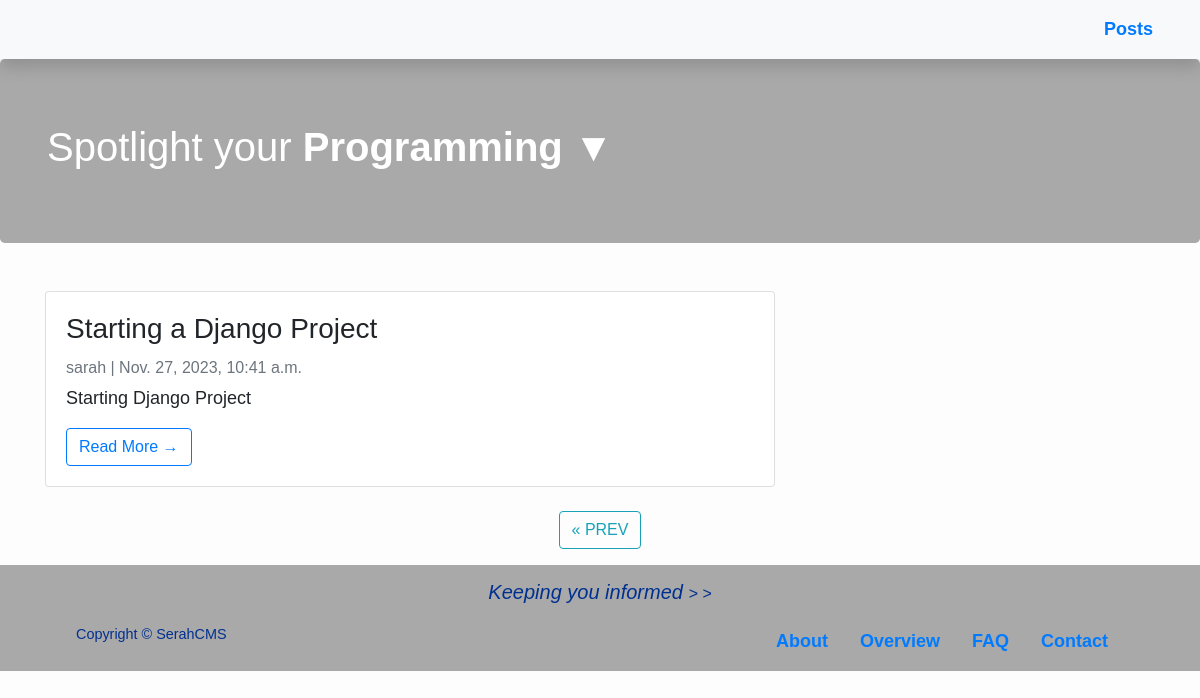
Screenshot of /?page=2 with the database file from the repository.
### blog/models.py (models this page shows, shortened)
class Posts(models.Model):
    title = models.CharField(max_length=200, unique=True)
    content = models.TextField()
    slug = models.SlugField(max_length=200, unique=True)
    meta_description = models.CharField(max_length=300, default="new post")
    author = models.ForeignKey(User, on_delete=models.CASCADE)
    created_on = models.DateTimeField()
    updated_on = models.DateTimeField(auto_now=True)
    status = models.IntegerField(choices=STATUS, default=0)
    class Meta:
        ordering = ["-created_on"]
        verbose_name_plural = 'Posts'

### blog/views.py (the view)
# urls.py: path('', views.PostList.as_view(), name='posts'),
class PostList(generic.ListView):  # views for posts
    queryset = Posts.objects.filter(status=1).order_by('-created_on')
    template_name = 'home.html'
    paginate_by = 4

### templates/home.html (shortened to what this page needs)
{% extends "base.html" %}
{% block content %}
<header class="jumbotron" style="background-color: darkgrey; color: #00308F;">
	<div class="container">
	    <p class="h1"> Spotlight your <strong>Programming &#9660;</strong></p>
    </div>
</header>
<div class="container">
	<div class="row">
		<div class="col-md-8 mt-3 left">
			{% for post in posts_list %}
			<div class="shadow-none card mb-4" id="newsfeed">
				<div class="card-body">
					<h3 class="card-title">{{ post.title }}</h3>
					<p class="card-text text-muted h6"><span>{{ post.author }}</span> | {{ post.created_on}} </p>
					<p class="card-text">{{post.meta_description }}</p>
					<span><a href="{% url 'post_detail' post.slug %}" class="btn btn-outline-primary">Read More →</a></span>
				</div>
			</div>
			{% endfor %}
		</div>
</div>
</div>
{% if is_paginated %}
    <ul class="pagination justify-content-center">
        {% if page_obj.has_previous %}
        <li><a href="?page={{ page_obj.previous_page_number }}" class="btn btn-outline-info" style="font-family: sans-serif;">« PREV </a></li>
        {% endif %}
    </ul>
{% endif %}
{%endblock%}

### templates/base.html (style rules this page uses)
html, body { height: 100%; }
body { font-family: sans-serif; font-size: 18px; background-color: #fdfdfd; display: flex; flex-direction: column; }

### templates/home.html (style rules this page uses)
body { font-family: 'Raleway', sans-serif; }
.h1, h4 { font-family: 'Raleway', sans-serif; color: white; }
.card-body { border: none; }

### rows the page displays
Posts: title "Starting a Django Project", author "sarah", created_on "Nov. 27, 2023, 10:41 a.m.", meta_description "Starting Django Project"
